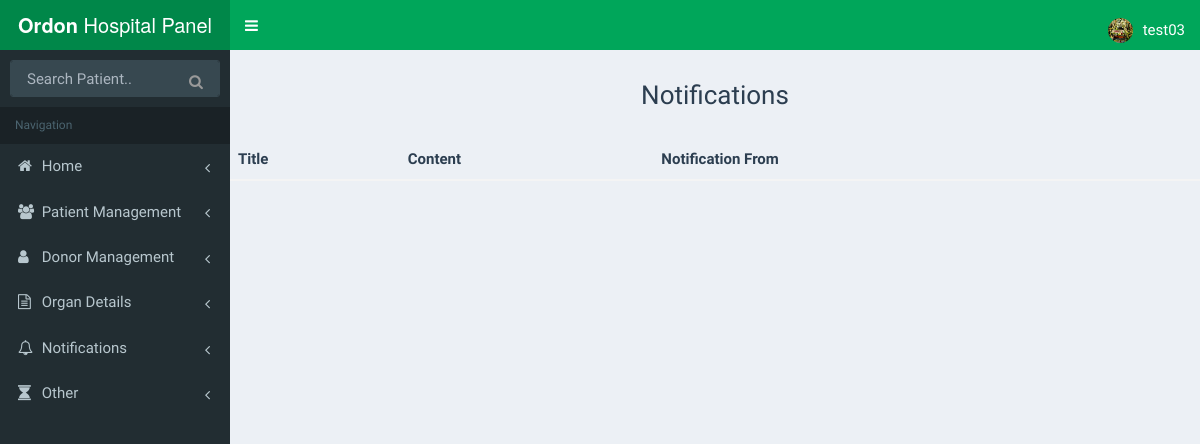
/list_notification/ (signed in), run on an earlier commit of the app's database.
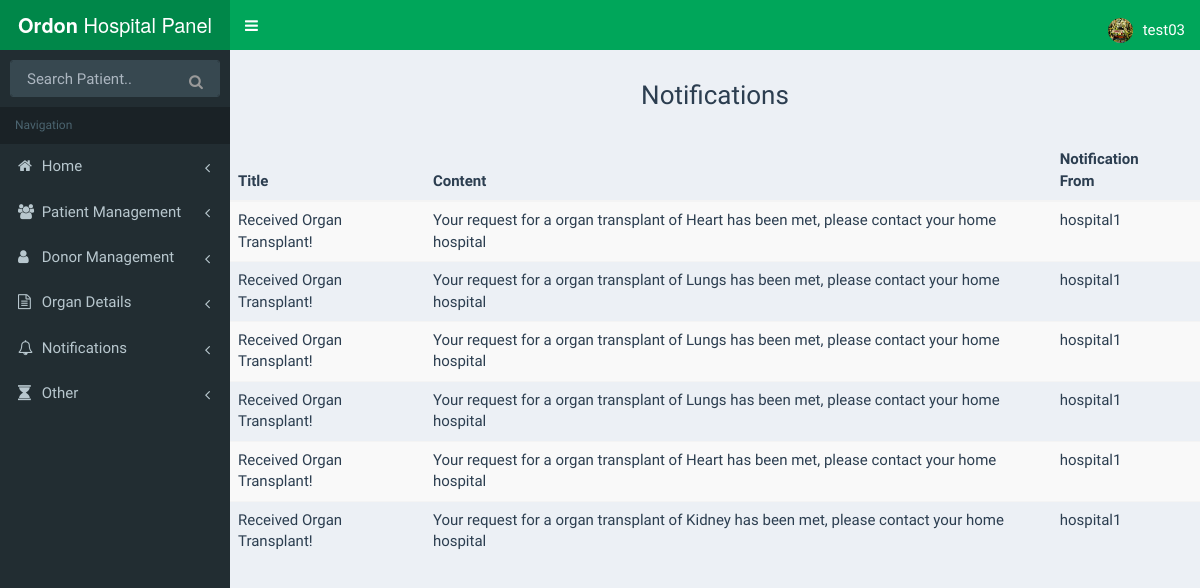
And on a later commit of the database.
### website/models.py (models this page shows, shortened)
class Notification(models.Model):
    name = models.CharField(max_length=200)
    text = models.CharField(max_length = 500)
    type = models.CharField(max_length = 200)
    to = models.ForeignKey(User, null = True, related_name='to_user')
    frm = models.ForeignKey(User, null = True, blank = True, related_name='frm_user')
    priority = models.IntegerField(default = 1)
    is_read = models.BooleanField(default = False)
    url = models.CharField(max_length = 1000, null = True, blank = True)

### website/views.py (the view)
# urls.py: url(r'^list_notification/$', views.list_notifications, name='list_notifications'),
@login_required
def list_notifications(request):
    notifs = Notification.objects.filter(to = request.user)
    data = {'notifs':notifs}
    for notif in notifs:
        notif.is_read = True
        notif.save()
    return render(request,"list_notifications.html",data)

### templates/list_notifications.html
{%  extends 'hospital_base.html' %}
{% block content %}
    <br>
    <div align="center"> <h3 style="margin: 10px;"> Notifications</h3></div>
    <br>
<table class="table table-hover table-striped">
    <thead>
      <tr>
        <th>Title</th>
        <th>Content</th>
          <th>Notification From</th>
          <th></th>
      </tr>
    </thead>
    <tbody>
    {% for notification in notifs %}
      <tr>
        <td>{{ notification.name }}</td>
        <td>{{ notification.text }} </td>
          <td>{{ notification.frm }}</td>
      {% if notification.is_read  %}
          <td></td>
          {% else %}
          <td><alert class="alert alert-info">New</alert></td>
      {% endif %}
      </tr>
    {% endfor %}
    </tbody>
  </table>
{% endblock %}

What changed in the data, as far as the page shows it:
added Notification: name "Received Organ Transplant!", text "Your request for a organ transplant of Heart has been met, please contact your home hospital", frm "hospital1", is_read True (drawn)
added Notification: name "Received Organ Transplant!", text "Your request for a organ transplant of Lungs has been met, please contact your home hospital", frm "hospital1", is_read True (drawn)
added Notification: name "Received Organ Transplant!", text "Your request for a organ transplant of Lungs has been met, please contact your home hospital", frm "hospital1", is_read True (drawn)
added Notification: name "Received Organ Transplant!", text "Your request for a organ transplant of Lungs has been met, please contact your home hospital", frm "hospital1", is_read True (drawn)
added Notification: name "Received Organ Transplant!", text "Your request for a organ transplant of Heart has been met, please contact your home hospital", frm "hospital1", is_read True (drawn)
added Notification: name "Received Organ Transplant!", text "Your request for a organ transplant of Kidney has been met, please contact your home hospital", frm "hospital1", is_read True (drawn)
